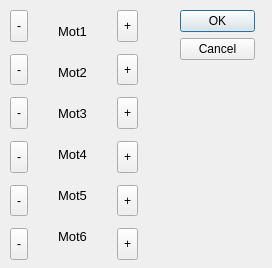
<?xml version="1.0" encoding="UTF-8"?>
<ui version="4.0">
    <class>FreeMoveWindow</class>
    <widget class="QDialog" name="FreeMoveWindow">
        <property name="geometry">
            <rect>
                <x>0</x>
                <y>0</y>
                <width>272</width>
                <height>268</height>
            </rect>
        </property>
        <property name="windowTitle">
            <string>Dialog</string>
        </property>
        <widget class="QDialogButtonBox" name="buttonBox">
            <property name="geometry">
                <rect>
                    <x>180</x>
                    <y>10</y>
                    <width>75</width>
                    <height>61</height>
                </rect>
            </property>
            <property name="orientation">
                <enum>Qt::Vertical</enum>
            </property>
            <property name="standardButtons">
                <set>QDialogButtonBox::Cancel|QDialogButtonBox::Ok</set>
            </property>
        </widget>
        <widget class="QWidget" name="layoutWidget">
            <property name="geometry">
                <rect>
                    <x>10</x>
                    <y>10</y>
                    <width>128</width>
                    <height>250</height>
                </rect>
            </property>
            <layout class="QHBoxLayout" name="horizontalLayout">
                <property name="spacing">
                    <number>12</number>
                </property>
                <item>
                    <layout class="QVBoxLayout" name="minus">
                        <property name="sizeConstraint">
                            <enum>QLayout::SetMinimumSize</enum>
                        </property>
                        <item>
                            <widget class="QToolButton" name="mn1">
                                <property name="sizePolicy">
                                    <sizepolicy hsizetype="Minimum" vsizetype="Minimum">
                                        <horstretch>0</horstretch>
                                        <verstretch>0</verstretch>
                                    </sizepolicy>
                                </property>
                                <property name="text">
                                    <string>-</string>
                                </property>
                            </widget>
                        </item>
                        <item>
                            <widget class="QToolButton" name="mn2">
                                <property name="sizePolicy">
                                    <sizepolicy hsizetype="Minimum" vsizetype="Minimum">
                                        <horstretch>0</horstretch>
                                        <verstretch>0</verstretch>
                                    </sizepolicy>
                                </property>
                                <property name="text">
                                    <string>-</string>
                                </property>
                            </widget>
                        </item>
                        <item>
                            <widget class="QToolButton" name="mn3">
                                <property name="sizePolicy">
                                    <sizepolicy hsizetype="Minimum" vsizetype="Minimum">
                                        <horstretch>0</horstretch>
                                        <verstretch>0</verstretch>
                                    </sizepolicy>
                                </property>
                                <property name="text">
                                    <string>-</string>
                                </property>
                            </widget>
                        </item>
                        <item>
                            <widget class="QToolButton" name="mn4">
                                <property name="sizePolicy">
                                    <sizepolicy hsizetype="Minimum" vsizetype="Minimum">
                                        <horstretch>0</horstretch>
                                        <verstretch>0</verstretch>
                                    </sizepolicy>
                                </property>
                                <property name="text">
                                    <string>-</string>
                                </property>
                            </widget>
                        </item>
                        <item>
                            <widget class="QToolButton" name="mn5">
                                <property name="sizePolicy">
                                    <sizepolicy hsizetype="Minimum" vsizetype="Minimum">
                                        <horstretch>0</horstretch>
                                        <verstretch>0</verstretch>
                                    </sizepolicy>
                                </property>
                                <property name="text">
                                    <string>-</string>
                                </property>
                            </widget>
                        </item>
                        <item>
                            <widget class="QToolButton" name="mn6">
                                <property name="sizePolicy">
                                    <sizepolicy hsizetype="Minimum" vsizetype="Minimum">
                                        <horstretch>0</horstretch>
                                        <verstretch>0</verstretch>
                                    </sizepolicy>
                                </property>
                                <property name="text">
                                    <string>-</string>
                                </property>
                            </widget>
                        </item>
                    </layout>
                </item>
                <item>
                    <layout class="QVBoxLayout" name="verticalLayout_2">
                        <property name="sizeConstraint">
                            <enum>QLayout::SetMaximumSize</enum>
                        </property>
                        <item>
                            <widget class="QLabel" name="Step1_direct">
                                <property name="sizePolicy">
                                    <sizepolicy hsizetype="Expanding" vsizetype="Fixed">
                                        <horstretch>0</horstretch>
                                        <verstretch>0</verstretch>
                                    </sizepolicy>
                                </property>
                                <property name="font">
                                    <font>
                                        <pointsize>10</pointsize>
                                    </font>
                                </property>
                                <property name="text">
                                    <string>Mot1</string>
                                </property>
                                <property name="alignment">
                                    <set>Qt::AlignCenter</set>
                                </property>
                            </widget>
                        </item>
                        <item>
                            <widget class="QLabel" name="Step2_direct">
                                <property name="sizePolicy">
                                    <sizepolicy hsizetype="Expanding" vsizetype="Fixed">
                                        <horstretch>0</horstretch>
                                        <verstretch>0</verstretch>
                                    </sizepolicy>
                                </property>
                                <property name="font">
                                    <font>
                                        <pointsize>10</pointsize>
                                    </font>
                                </property>
                                <property name="text">
                                    <string>Mot2</string>
                                </property>
                                <property name="alignment">
                                    <set>Qt::AlignCenter</set>
                                </property>
                            </widget>
                        </item>
                        <item>
                            <widget class="QLabel" name="Step3_direct">
                                <property name="sizePolicy">
                                    <sizepolicy hsizetype="Expanding" vsizetype="Fixed">
                                        <horstretch>0</horstretch>
                                        <verstretch>0</verstretch>
                                    </sizepolicy>
                                </property>
                                <property name="font">
                                    <font>
                                        <pointsize>10</pointsize>
                                    </font>
                                </property>
                                <property name="text">
                                    <string>Mot3</string>
                                </property>
                                <property name="alignment">
                                    <set>Qt::AlignCenter</set>
                                </property>
                            </widget>
                        </item>
                        <item>
                            <widget class="QLabel" name="Step4_direct">
                                <property name="sizePolicy">
                                    <sizepolicy hsizetype="Expanding" vsizetype="Fixed">
                                        <horstretch>0</horstretch>
                                        <verstretch>0</verstretch>
                                    </sizepolicy>
                                </property>
                                <property name="font">
                                    <font>
                                        <pointsize>10</pointsize>
                                    </font>
                                </property>
                                <property name="text">
                                    <string>Mot4</string>
                                </property>
                                <property name="alignment">
                                    <set>Qt::AlignCenter</set>
                                </property>
                            </widget>
                        </item>
                        <item>
                            <widget class="QLabel" name="Step5_direct">
                                <property name="sizePolicy">
                                    <sizepolicy hsizetype="Expanding" vsizetype="Fixed">
                                        <horstretch>0</horstretch>
                                        <verstretch>0</verstretch>
                                    </sizepolicy>
                                </property>
                                <property name="font">
                                    <font>
                                        <pointsize>10</pointsize>
                                    </font>
                                </property>
                                <property name="text">
                                    <string>Mot5</string>
                                </property>
                                <property name="alignment">
                                    <set>Qt::AlignCenter</set>
                                </property>
                            </widget>
                        </item>
                        <item>
                            <widget class="QLabel" name="Step6_direct">
                                <property name="sizePolicy">
                                    <sizepolicy hsizetype="Expanding" vsizetype="Fixed">
                                        <horstretch>0</horstretch>
                                        <verstretch>0</verstretch>
                                    </sizepolicy>
                                </property>
                                <property name="font">
                                    <font>
                                        <pointsize>10</pointsize>
                                    </font>
                                </property>
                                <property name="text">
                                    <string>Mot6</string>
                                </property>
                                <property name="alignment">
                                    <set>Qt::AlignCenter</set>
                                </property>
                            </widget>
                        </item>
                    </layout>
                </item>
                <item>
                    <layout class="QVBoxLayout" name="plus">
                        <property name="sizeConstraint">
                            <enum>QLayout::SetMinimumSize</enum>
                        </property>
                        <item>
                            <widget class="QToolButton" name="mp1">
                                <property name="sizePolicy">
                                    <sizepolicy hsizetype="Minimum" vsizetype="Minimum">
                                        <horstretch>0</horstretch>
                                        <verstretch>0</verstretch>
                                    </sizepolicy>
                                </property>
                                <property name="text">
                                    <string>+</string>
                                </property>
                            </widget>
                        </item>
                        <item>
                            <widget class="QToolButton" name="mp2">
                                <property name="sizePolicy">
                                    <sizepolicy hsizetype="Minimum" vsizetype="Minimum">
                                        <horstretch>0</horstretch>
                                        <verstretch>0</verstretch>
                                    </sizepolicy>
                                </property>
                                <property name="text">
                                    <string>+</string>
                                </property>
                            </widget>
                        </item>
                        <item>
                            <widget class="QToolButton" name="mp3">
                                <property name="sizePolicy">
                                    <sizepolicy hsizetype="Minimum" vsizetype="Minimum">
                                        <horstretch>0</horstretch>
                                        <verstretch>0</verstretch>
                                    </sizepolicy>
                                </property>
                                <property name="text">
                                    <string>+</string>
                                </property>
                            </widget>
                        </item>
                        <item>
                            <widget class="QToolButton" name="mp4">
                                <property name="sizePolicy">
                                    <sizepolicy hsizetype="Minimum" vsizetype="Minimum">
                                        <horstretch>0</horstretch>
                                        <verstretch>0</verstretch>
                                    </sizepolicy>
                                </property>
                                <property name="text">
                                    <string>+</string>
                                </property>
                            </widget>
                        </item>
                        <item>
                            <widget class="QToolButton" name="mp5">
                                <property name="sizePolicy">
                                    <sizepolicy hsizetype="Minimum" vsizetype="Minimum">
                                        <horstretch>0</horstretch>
                                        <verstretch>0</verstretch>
                                    </sizepolicy>
                                </property>
                                <property name="text">
                                    <string>+</string>
                                </property>
                            </widget>
                        </item>
                        <item>
                            <widget class="QToolButton" name="mp6">
                                <property name="sizePolicy">
                                    <sizepolicy hsizetype="Minimum" vsizetype="Minimum">
                                        <horstretch>0</horstretch>
                                        <verstretch>0</verstretch>
                                    </sizepolicy>
                                </property>
                                <property name="text">
                                    <string>+</string>
                                </property>
                            </widget>
                        </item>
                    </layout>
                </item>
            </layout>
        </widget>
    </widget>
    <resources/>
    <connections>
        <connection>
            <sender>buttonBox</sender>
            <signal>accepted()</signal>
            <receiver>FreeMoveWindow</receiver>
            <slot>accept()</slot>
            <hints>
                <hint type="sourcelabel">
                    <x>190</x>
                    <y>27</y>
                </hint>
                <hint type="destinationlabel">
                    <x>189</x>
                    <y>137</y>
                </hint>
            </hints>
        </connection>
        <connection>
            <sender>buttonBox</sender>
            <signal>rejected()</signal>
            <receiver>FreeMoveWindow</receiver>
            <slot>reject()</slot>
            <hints>
                <hint type="sourcelabel">
                    <x>241</x>
                    <y>59</y>
                </hint>
                <hint type="destinationlabel">
                    <x>246</x>
                    <y>134</y>
                </hint>
            </hints>
        </connection>
    </connections>
</ui>
